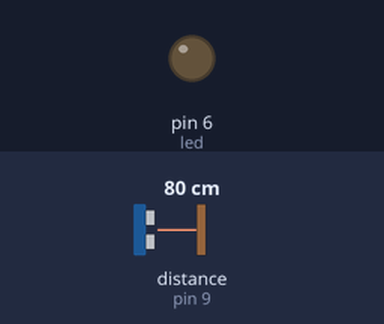
Simulated run of this sketch. Board: Arduino Uno, built with avr-gcc and run on an emulated ATmega328P. Parts: output pins drawn as LEDs (lit = HIGH). Wiring (inferred from the names in the program): ultrasonic range finder: trigger pin 8; echo pin 9. Dashed ring = blinking. The inputs (shaded band) are chosen by the test bench; at power-on: distance to the obstacle (sensor on pin 9) 80 cm. The echo pulse lasts 58.3 µs per cm; pins used as bus, display or sensor lines are not drawn.

Above: at 1.2 s.
1.3 s: distance to the obstacle (sensor on pin 9) set to 23 cm
2.8 s: distance to the obstacle (sensor on pin 9) set to 19 cm
At 3.2 s:
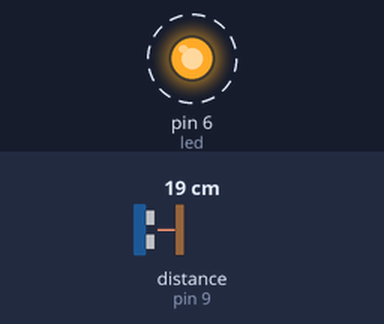
5.8 s: distance to the obstacle (sensor on pin 9) set to 35 cm
At 6.03 s:
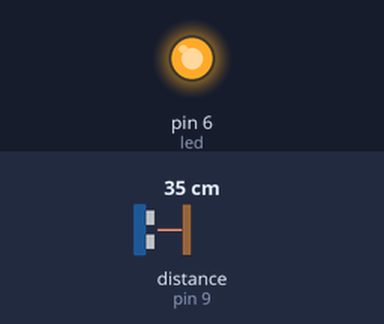
7.4 s: distance to the obstacle (sensor on pin 9) set to 18 cm
At 7.92 s:
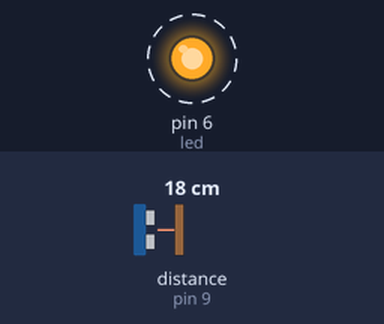
Timing chart, 0 to 11.4 s (numbered marks = the images above; inputs shaded):
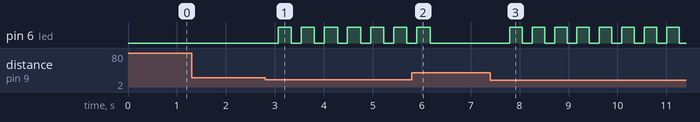

The sketch:

distancia.ino
```cpp
int led=6;
int trig=8;
int echo=9;
int duracion;
int distancia;

void setup() {
pinMode(led,OUTPUT);
pinMode(trig,OUTPUT);
pinMode(echo,INPUT);
}
void loop() {
digitalWrite(trig,HIGH);
delay(1);
digitalWrite(trig,LOW);
duracion=pulseIn(echo,HIGH);
distancia=duracion/58.2;
delay(200);
if(distancia<=20 && distancia>0){
  digitalWrite(led,HIGH);
  delay(distancia*15);
  digitalWrite(led,LOW);
}
}
```

Measured:
- the behaviour switches between 22 and 21 cm on distance to the obstacle (sensor on pin 9) (found by bisection; images 0 and 1)
- after the input at 1.3 s, every drawn part: stays the same
- after the input at 2.8 s, pin 6 (led): alternates HIGH for 0.27 s and LOW for 0.20 s, starting after 0.27 s
- after the input at 5.8 s, pin 6 (led): goes on until 6.2 s, then stays LOW
- after the input at 7.4 s, pin 6 (led): alternates HIGH for 0.26 s and LOW for 0.20 s, starting after 0.40 s
